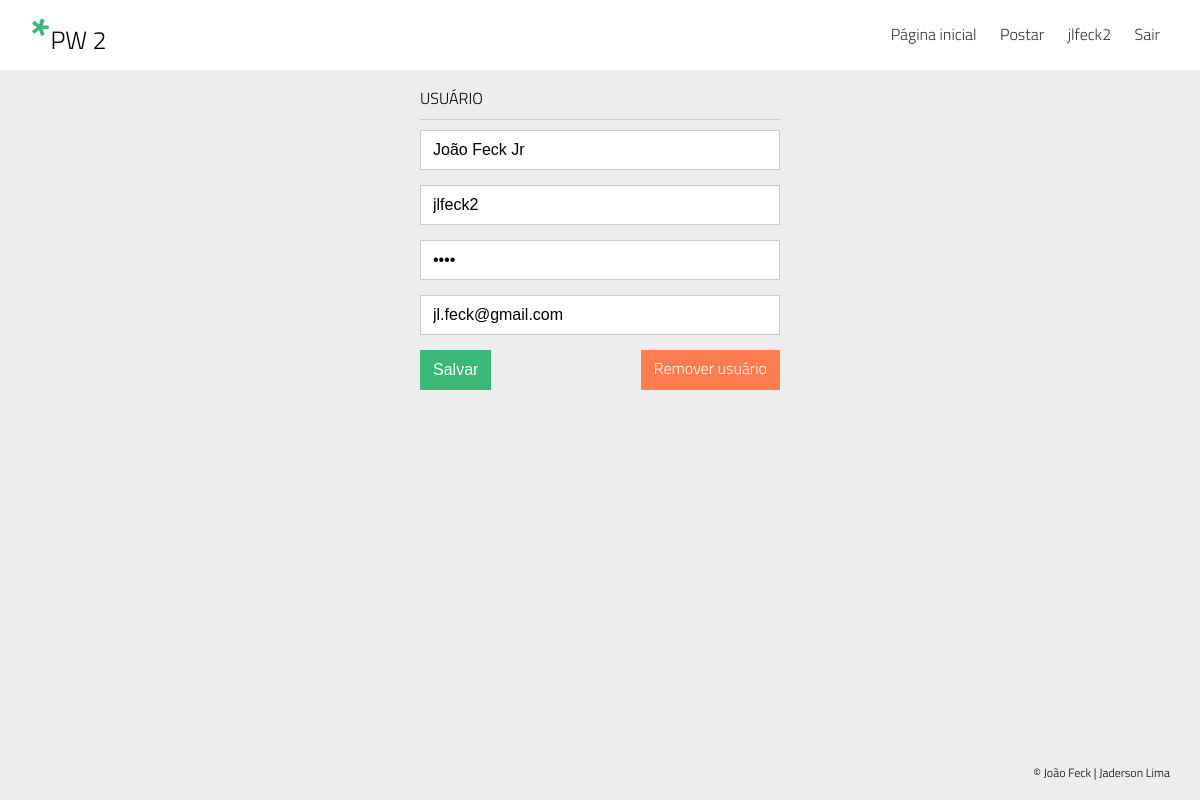
The app's page /user_edit.php?id=4 (signed in) with its own data.
### tables this page shows
CREATE TABLE `users` (
  `id` int(11) NOT NULL AUTO_INCREMENT,
  `user` varchar(70) DEFAULT NULL,
  `pass` varchar(70) DEFAULT NULL,
  `name` varchar(150) DEFAULT NULL,
  `email` varchar(150) DEFAULT NULL,
  PRIMARY KEY (`id`)
);

### src/User.php (called while the page is built, shortened)
<?php
class User extends Connection
{
    public function loadUser($id) {
        $sql = 'SELECT * FROM users WHERE id = ?';
        try {
            $load_user = Connection::prepare($sql);
            $load_user->bindParam(1, $id);
            $load_user->execute();
            $result = $load_user->fetch(PDO::FETCH_OBJ);
            return $result;
        } catch (Exception $error_load) {
            $data = array(
                'msg' => 'Erro ao selecionar dados '.$error_load->getMessage()
            );
            return $data;
        }
    }
}

### user_edit.php (the view, shortened to what this page needs)
<?php
include('src/User.php');
$User = new User();
$id_user = $_GET['id'];
$result = $User->loadUser($id_user);
?>
<?php include('header.php'); ?>
<div class="offset-4 col-4 offset-mobile-2 col-mobile-8">
<?php if(!empty($_GET['id']) and $_GET['id'] == $_SESSION['currentId']): ?>
<div class="form-header">Usuário</div>
<form method="POST" action="user_edit.php">
  <input class="form-pw" type="text" name="name" placeholder="Nome" value="<?php echo $result->name; ?>">
  <input class="form-pw" type="text" name="user" placeholder="usuário" value="<?php echo $result->user; ?>">
  <input class="form-pw" type="password" name="pass" placeholder="senha" value="<?php echo $result->pass; ?>">
  <input class="form-pw" type="text" name="email" placeholder="E-mail" value="<?php echo $result->email; ?>">
  <button class="btn btn-sucess" type="submit">Salvar</button>
  <a href="user_delete.php?id=<?php echo $id_user; ?>" class="btn btn-danger push-right" type="submit">Remover usuário</a>
</form>
<?php else: ?>
	<div class="col-12">
		<div class="alert-login">Você não tem permissão para editar este usuário</div>
	</div>
<?php endif; ?>
</div>
<?php include('footer.php'); ?>

### css/style.css (style rules this page uses)
* { -webkit-box-sizing: border-box; -moz-box-sizing: border-box; box-sizing: border-box; }
*:before, *:after { -webkit-box-sizing: border-box; -moz-box-sizing: border-box; box-sizing: border-box; }
html, body { height: 100%; }
html { font-family: sans-serif; -webkit-text-size-adjust: 100%; -ms-text-size-adjust: 100%; }
body { font-family: 'titillium_weblight'; background-color: #ededed; margin: 0; }
div { display: block; }
a, a:hover { text-decoration: none; }
.form-header { border-bottom: 1px solid #ccc; margin-bottom: 10px; padding-top: 10px; padding-bottom: 10px; text-transform: uppercase; }
.form-pw { display: block; width: 100%; height: 40px; padding: 6px 12px; margin-bottom: 15px; font-size: 16px; border: 1px solid #ccc; }
.push-right { float: right; }
.btn { height: 40px; padding: 6px 12px; font-size: 16px; vertical-align: middle; border: 1px solid transparent; cursor: pointer; }
.btn-sucess { background-color: #3cb878; color: #fff; }
.btn-danger { background-color: #ff7c53; color: #fff; }
.col-mobile-1, .col-mobile-2, .col-mobile-3, .col-mobile-4, .col-mobile-5, .col-mobile-6, .col-mobile-7, .col-mobile-8, .col-mobile-9, .col-mobile-10, .col-mobile-11, .col-mobile-12, .col-1, .col-2, .col-3, .col-4, .col-5, .col-6, .col-7, .col-8, .col-9, .col-10, .col-11, .col-12 { position: relative; min-height: 1px; padding-right: 15px; padding-left: 15px; }
.col-1, .col-2, .col-3, .col-4, .col-5, .col-6, .col-7, .col-8, .col-9, .col-10, .col-11, .col-12 { float: left; }
.col-4 { width: 33.33333333%; }
.offset-4 { margin-left: 33.33333333%; }

### records on screen
users: name "João Feck Jr", user "jlfeck2", email "jl.feck@gmail.com"

### other values on screen
$current_user "jlfeck2"
